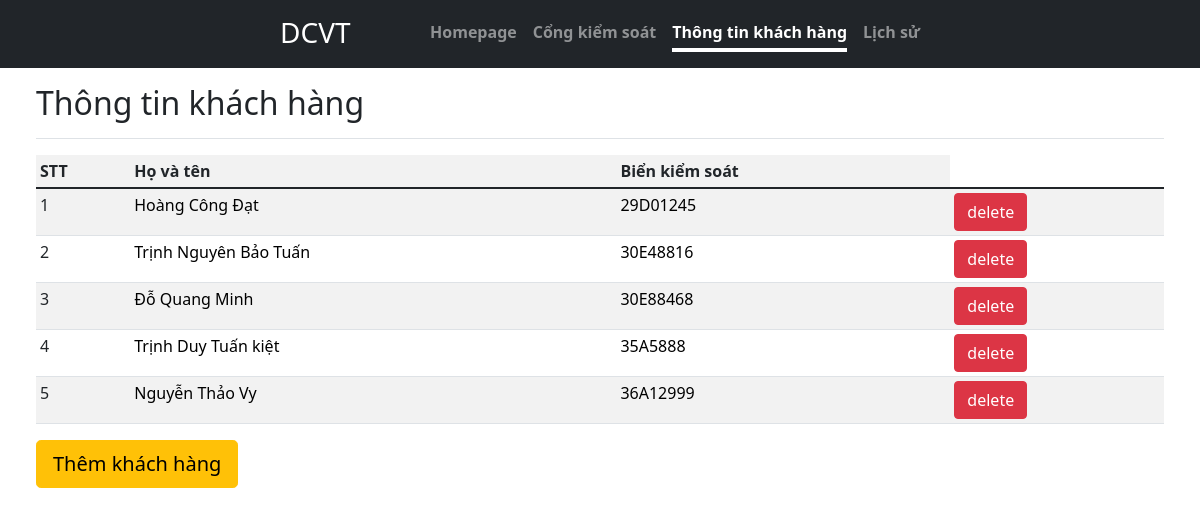
Before: /polls/cus/ with the older database file.
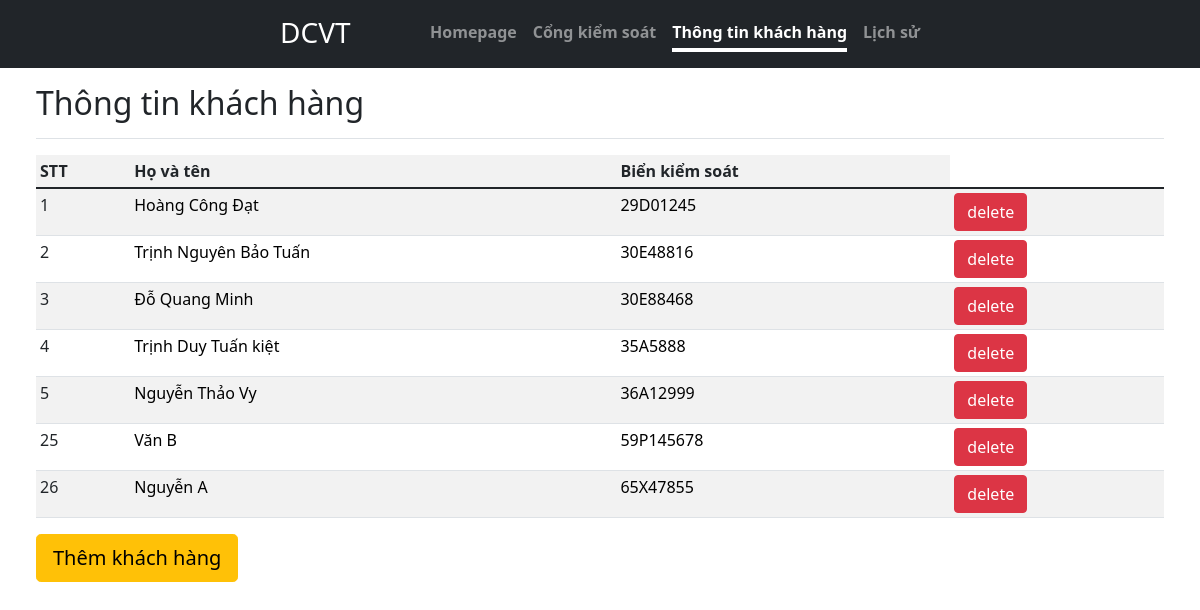
After: the same page with the newer database file.
### polls/models.py (models this page shows, shortened)
class Customer(models.Model):
    name = models.CharField(max_length=255)
    avt =  models.ImageField(upload_to='static/image/people',height_field=None,width_field=None, max_length=100,blank=True)
    bdate= models.DateField()
    phone = models.CharField(max_length=10)
    cmnd = models.CharField(max_length=15)
    bienso = models.CharField(max_length=15)
    anhbien =  models.ImageField(upload_to='static/image/bks',height_field=None,width_field=None, max_length=100,blank=True)
    sogiayto = models.CharField(max_length=255,blank=True)
    anhxe =  models.ImageField(upload_to='static/image/xe',height_field=None,width_field=None, max_length=100,blank=True)

### polls/views.py (the view)
# urls.py: path('cus/', customer, name='cus'),
def customer(request):
    rec = Customer.objects.all()
    context = {"item": rec}
    return render(request, "t/cus.html", context)

### polls/templates/t/cus.html (shortened to what this page needs)
{% load static %}
<!doctype html>
<html lang="en">
  <head>
    <link href="{%static 'css/bootstrap.min.css' %}" rel="stylesheet">
    <link href="{%static 'css/cover.css'%}" rel="stylesheet">
  </head>
  <body>
    <div class="d-flex h-100 text-center text-white bg-dark">
      <div class="cover-container d-flex w-100 h-100 p-3 mx-auto flex-column">
        <header class="mb-auto">
          <div>
            <h3 class="float-md-start mb-0">DCVT</h3>
            <nav class="nav nav-masthead justify-content-center float-md-end">
              <a class="nav-link " aria-current="page" href="../../polls/home">Homepage</a>
              <a class="nav-link" href="../../polls/gate">Cổng kiểm soát</a>
              <a class="nav-link active" href="../../polls/cus">Thông tin khách hàng</a>
              <a class="nav-link" href="../../polls/history">Lịch sử</a>
            </nav>
          </div>
        </header>
      </div>
    </div>
<div class="container-fluid">
  <main class="col-md-9 ms-sm-auto col-lg-12 px-md-4">
    <div class="d-flex justify-content-between flex-wrap flex-md-nowrap align-items-center pt-3 pb-2 mb-3 border-bottom">
      <h1 class="h2">Thông tin khách hàng</h1>
    </div>
    <div class="table-responsive">
      <table class="table table-striped table-sm">
          <tr>
            <th scope="col">STT</th>
            <th scope="col">Họ và tên</th>
            <th scope="col">Biển kiểm soát</th>
          </tr>
        <tbody>
          {% for i in item %}
          <tr>
            <td>{{i.id}}</td>
            <td><a style="text-decoration: none; color: black" href="./{{i.id}}">{{ i.name }}</a></td>
            <td><a style="text-decoration: none; color: black" href="./{{i.id}}">{{ i.bienso }}</a></td>
            <td><a href="../delete/{{i.id}}" class="btn btn-danger" id = '{{i.id}}'>delete</a></td>
          </tr>
          {% endfor %}
        </tbody>
      </table>
      <a href="../../polls/cus_create" class="btn btn-lg btn-warning">Thêm khách hàng</a>
    </div>
  </main>
</div>
  </body>
</html>

Changed rows visible on the page:
added Customer: id "25", name "Văn B", bienso "59P145678"
added Customer: id "26", name "Nguyễn A", bienso "65X47855"
